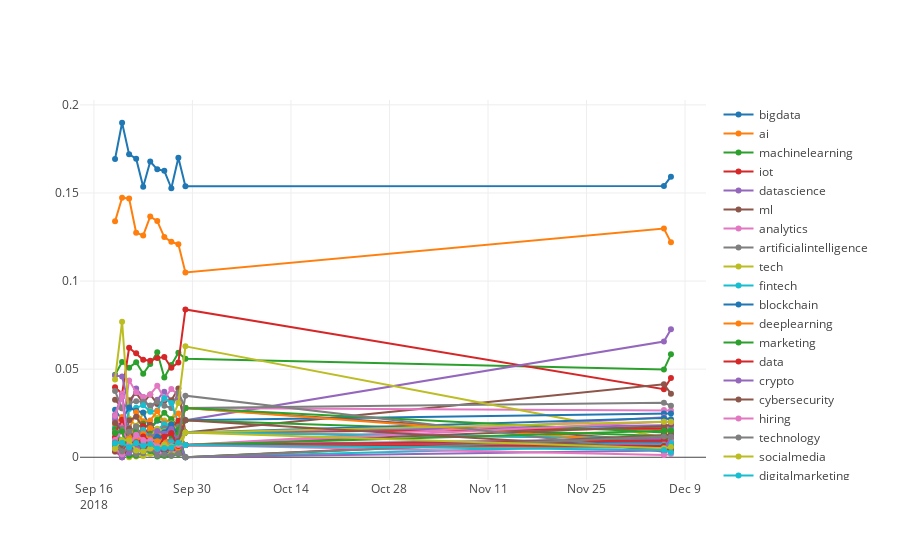

The notebook cell saved with this chart:
### Code cell
sums, short_list, short_list_norm = get_hashtags(tweet_data)
